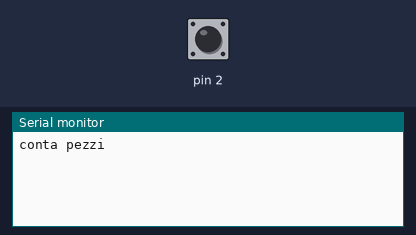
A sketch run on a simulated Arduino Uno, built with avr-gcc and run on an emulated ATmega328P. On the bench: the last lines printed to the serial monitor. The inputs (shaded band) are chosen by the test bench; at power-on: pin 2 HIGH.

Above: at 1.2 s.
1.3 s: pin 2 pulled LOW for 0.15 s
At 2.3 s:
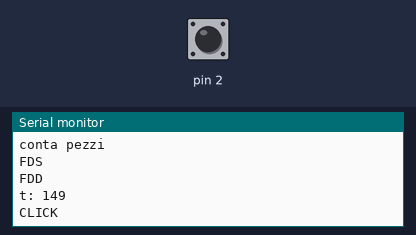
2.9 s: pin 2 pulled LOW for 1 s
At 4.8 s:
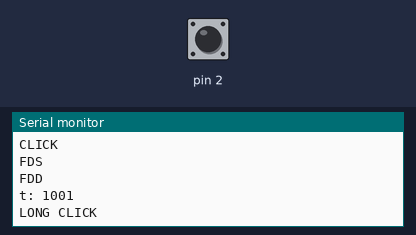
5.4 s: pin 2 pulled LOW for 0.15 s
At 5.53 s:
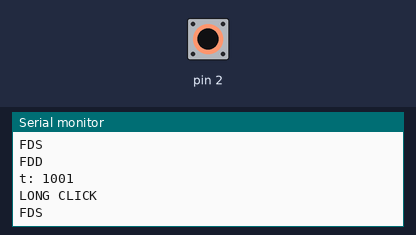

Measured:
- after the input at 1.3 s, the serial monitor: prints a new line at once (image 1)
- after the input at 2.9 s, the serial monitor: prints a new line after 1.0 s (image 2)

The sketch:

A02_FDS_FDD.ino
```cpp
int conteggio = 0;
int pv_bt;
unsigned long t1, t2;

void setup() {
  Serial.begin(9600);
  pinMode(2, INPUT_PULLUP);
  Serial.println("conta pezzi");
}

void loop() {
  int bt = !digitalRead(2);

  //fronte di salita
  if (bt && !pv_bt) {
    conteggio++;
    Serial.println("FDS");
    t1 = millis();
  }

  //fronte di discesa
  if (!bt && pv_bt) {
    Serial.println("FDD");
    t2 = millis();
    Serial.print("t: ");Serial.println(t2-t1);
    if ((t2-t1) < 1000) {
      Serial.println("CLICK");
    } else {
      Serial.println("LONG CLICK");
    }
  }

  pv_bt = bt;
}
```
